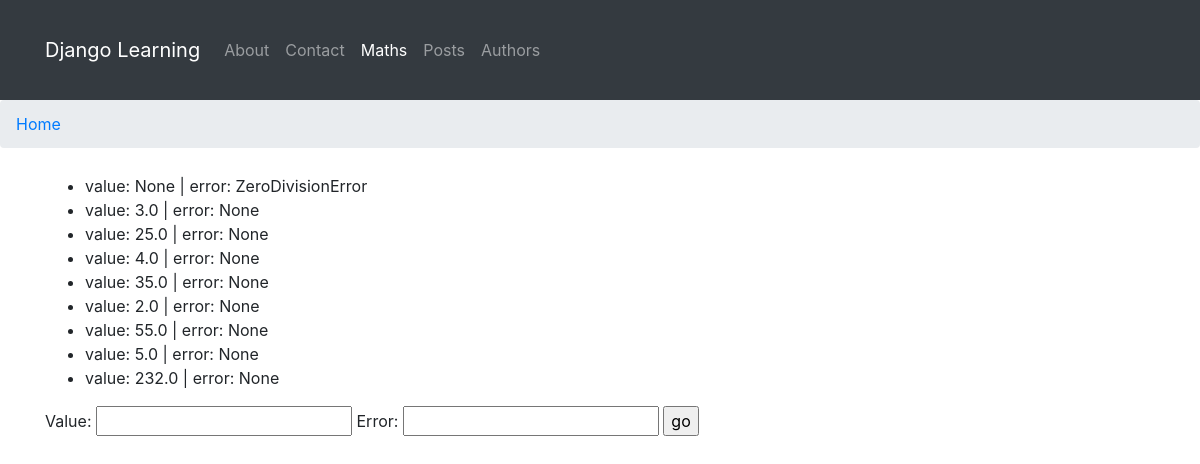
/maths/results/, run on the app's committed database.
### maths/models.py (models this page shows)
class Result(models.Model):
    value = models.FloatField(blank=True,null=True, unique=True)
    error = models.CharField(
        max_length=255,
        null=True,
        blank=True,
        unique=True
    )
    def __str__(self):
        return f"value: {self.value} | error: {self.error}"
    class Meta:
        constraints = [
            models.CheckConstraint(
                name="%(app_label)s_%(class)s_value_error_together",
                check=(
                    models.Q(
                        value__isnull=False,
                        error__isnull=True,
                    )
                    | models.Q(
                        value__isnull=True,
                        error__isnull=False
                    )
                )
            )
        ]

### maths/views.py (the view, shortened to what this page needs)
# urls.py: path('results/', results_list, name='results'),
def results_list(request):
    form = ResultForm()
    results = Result.objects.all()
    return render(
        request=request,
        template_name='maths/results.html',
        context={
            'results': results,
            'form': form
                 }
    )

### maths/forms.py (shortened to what this page needs)
class ResultForm(forms.ModelForm):
    class Meta:
        model = Result
        fields = ['value', 'error']

### maths/templates/maths/results.html (shortened to what this page needs)
{% extends "maths/main.html" %}
{% block content %}
    <ul>
        {% for r in results %}
            <li>{{ r }}</li>
        {% endfor %}
    </ul>
    <form method="post">
        {{ form.as_table }}
        <input type="submit" value="go">
    </form>
{% endblock %}

### data on the page
Result: value+error "value: None | error: ZeroDivisionError"
Result: value+error "value: 3.0 | error: None"
Result: value+error "value: 25.0 | error: None"
Result: value+error "value: 4.0 | error: None"
Result: value+error "value: 35.0 | error: None"
Result: value+error "value: 2.0 | error: None"
Result: value+error "value: 55.0 | error: None"
Result: value+error "value: 5.0 | error: None"
Result: value+error "value: 232.0 | error: None"
